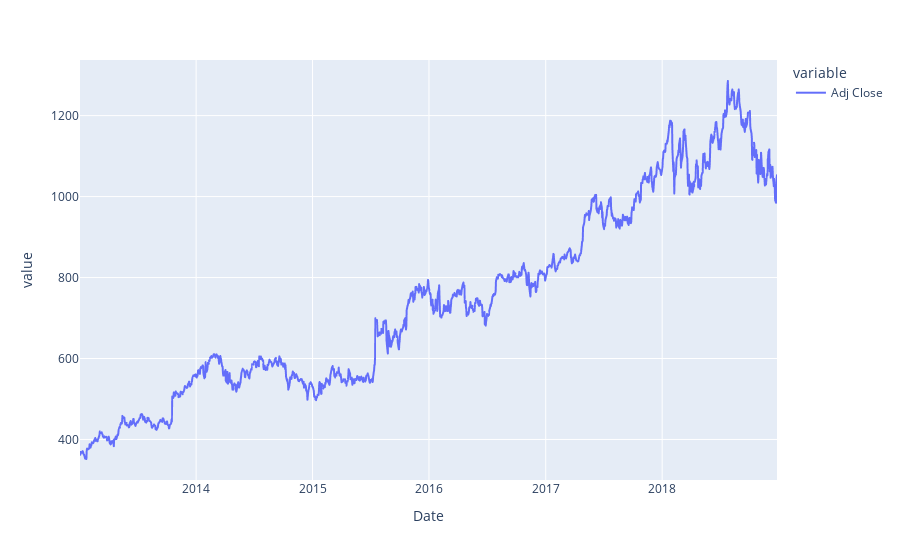

Write notebook code for a chart like this one.
### Markdown cell above
The data clearly shows that there is no seasonality, but there may be a relative trend.

### Code cell
y_fit = pd.Series(y_ds['Adj Close'])
figadj = px.line(y_fit)
figadj.show()

### Figure 1 — Plotly figure (JSON) as saved in the notebook; plotly's stock layout.template omitted (floating-point values rounded to 4 significant figures; data arrays with more than 128 entries replaced by an {"elided": "..."} marker saying what was removed)
{"data": [{"hovertemplate": "variable=Adj Close<br>Date=%{x}<br>value=%{y}<extra></extra>", "legendgroup": "Adj Close", "line": {"color": "#636efa", "dash": "solid"}, "mode": "lines", "name": "Adj Close", "showlegend": true, "type": "scattergl", "x": {"elided": "1508 str values"}, "xaxis": "x", "y": {"elided": "1508 float values"}, "yaxis": "y"}], "layout": {"legend": {"title": {"text": "variable"}, "tracegroupgap": 0}, "margin": {"t": 60}, "xaxis": {"anchor": "y", "domain": [0, 1], "title": {"text": "Date"}}, "yaxis": {"anchor": "x", "domain": [0, 1], "title": {"text": "value"}}}}
